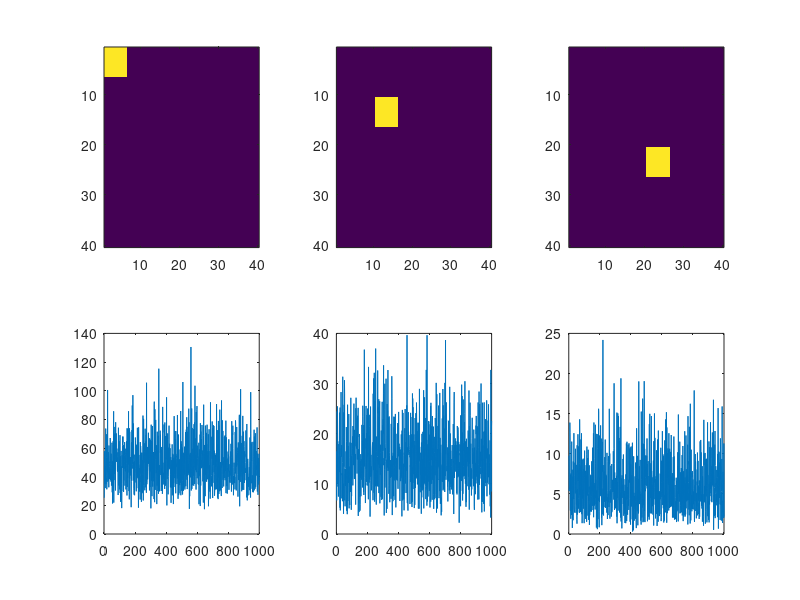
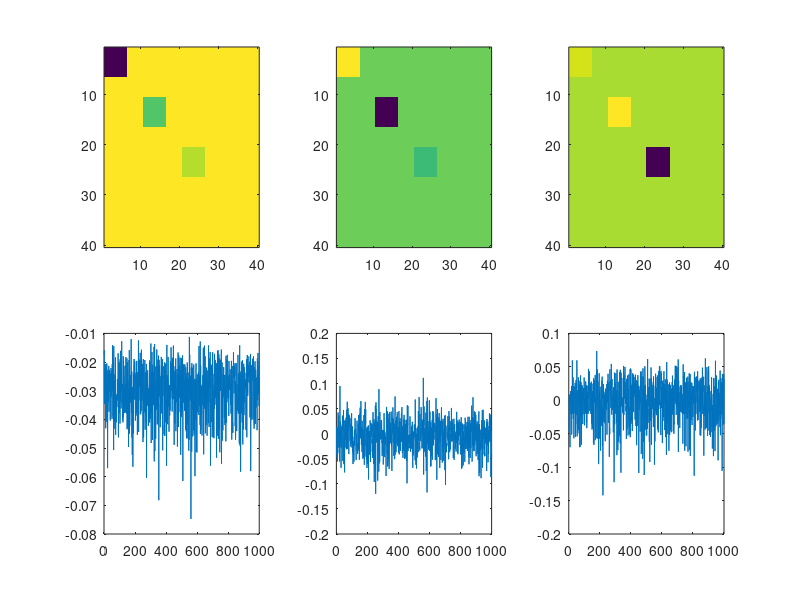

Recreate these plots in MATLAB, in order. (Note: this script raises an error after producing the figures.)
%%%ICA_test
%from fast-ICA package: https://github.com/davidkun/FastICA
clear
clc
%%
nTRs=1000; 
%number of timepoints in the fMRI timecourse
nComps=3;  
%number of groundtruth components
%put together synthetic data (2D x time)
t=1:nTRs;  
pS=5;     
%patch size
iS=40;    
%image size
I{1}=zeros(iS,iS); I{1}(1:1+pS,1:1+pS)=1;     
T{1}=gamrnd(10,5,1,1,nTRs);
I{2}=zeros(iS,iS); I{2}(11:11+pS,11:11+pS)=1; 
T{2}=gamrnd(5,3,1,1,nTRs);
I{3}=zeros(iS,iS); I{3}(21:21+pS,21:21+pS)=1; 
T{3}=gamrnd(3,2,1,1,nTRs);
figure(1);
set(gcf,'Name','Ground truth components');

subplot(2,3,1); imagesc(I{1}); 
subplot(2,3,2); imagesc(I{2}); 
subplot(2,3,3); imagesc(I{3}); 
subplot(2,3,4); plot(squeeze(T{1})); 
subplot(2,3,5); plot(squeeze(T{2})); 
subplot(2,3,6); plot(squeeze(T{3})); 
data=zeros(iS,iS,nTRs);
for iter=1:nComps
    data=data + repmat(I{iter},[1 1 nTRs]).*repmat(T{iter},[iS iS 1]);
end

%% PCA/SVD decomposition of the data
[U,S,V]=svd(reshape(data,[iS*iS nTRs]),'econ');
%show recovered components
for iter=1:nComps
    C_PCA{iter}=reshape(U(:,iter),[iS iS]);
end

figure(2);
set(gcf,'Name','SVD results');
subplot(2,3,1); imagesc(C_PCA{1}); 
subplot(2,3,2); imagesc(C_PCA{2}); 
subplot(2,3,3); imagesc(C_PCA{3}); 
subplot(2,3,4); plot(squeeze(V(:,1))); 
subplot(2,3,5); plot(squeeze(V(:,2))); 
subplot(2,3,6); plot(squeeze(V(:,3))); 

%% FastICA (data according to convention observation=row)
GR_data = [ng(10,:); nr(10,:)];
nComps = 2;
[icasig, A, W] = fastica(GR_data, 'lastEig', 2,'numOfIC', nComps);
%show recovered components
for iter=1:nComps
    C{iter}=reshape(icasig(iter,:),[iS iS]);
end

figure(3);
set(gcf,'Name','ICA results');
subplot(2,3,1); imagesc(C{1}); 
subplot(2,3,2); imagesc(C{2}); 
subplot(2,3,3); imagesc(C{3}); 
subplot(2,3,4); plot(squeeze(W(1,:))); 
subplot(2,3,5); plot(squeeze(W(2,:))); 
subplot(2,3,6); plot(squeeze(W(3,:))); 

%% Worm data!!!
temp_r = nr(1:10,1:1500);
temp_g = ng(1:10,1:1500);
[icasig, A, W] = fastica([temp_g; temp_r],'numOfIC', nComps);
subplot(211)
plot(icasig')
subplot(212)
plot(temp_g'); hold on; plot(temp_r')

%% loop for all cells
ICA_g = [];
ICA_r = [];
for ii = 1:size(ng,1)
    temp_r = nr(ii,1:1000);
    temp_g = ng(ii,1:1000);
    [icasig, A, W] = fastica([temp_g; temp_r],'numOfIC', nComps,'displayMode', 'off');
    ICA_g = [ICA_g; icasig(1,:)];
    ICA_r = [ICA_r; icasig(2,:)];
end

%% siding window
win = 500;
cellID = 15;
ICA_g = [];
ICA_r = [];
for tt = 1:size(ng,2)-win
    temp_r = nr(cellID,tt:tt+win);
    temp_g = ng(cellID,tt:tt+win);
    [icasig, A, W] = fastica([temp_g; temp_r],'numOfIC', nComps,'verbose', 'off');
    ICA_g = [ICA_g; icasig(1,end)];
    ICA_r = [ICA_r; icasig(2,end)];
end

subplot(211)
plot(ICA_g); hold on; plot(ICA_r)
subplot(212)
plot(ng(cellID,:)); hold on; plot(nr(cellID,:))

